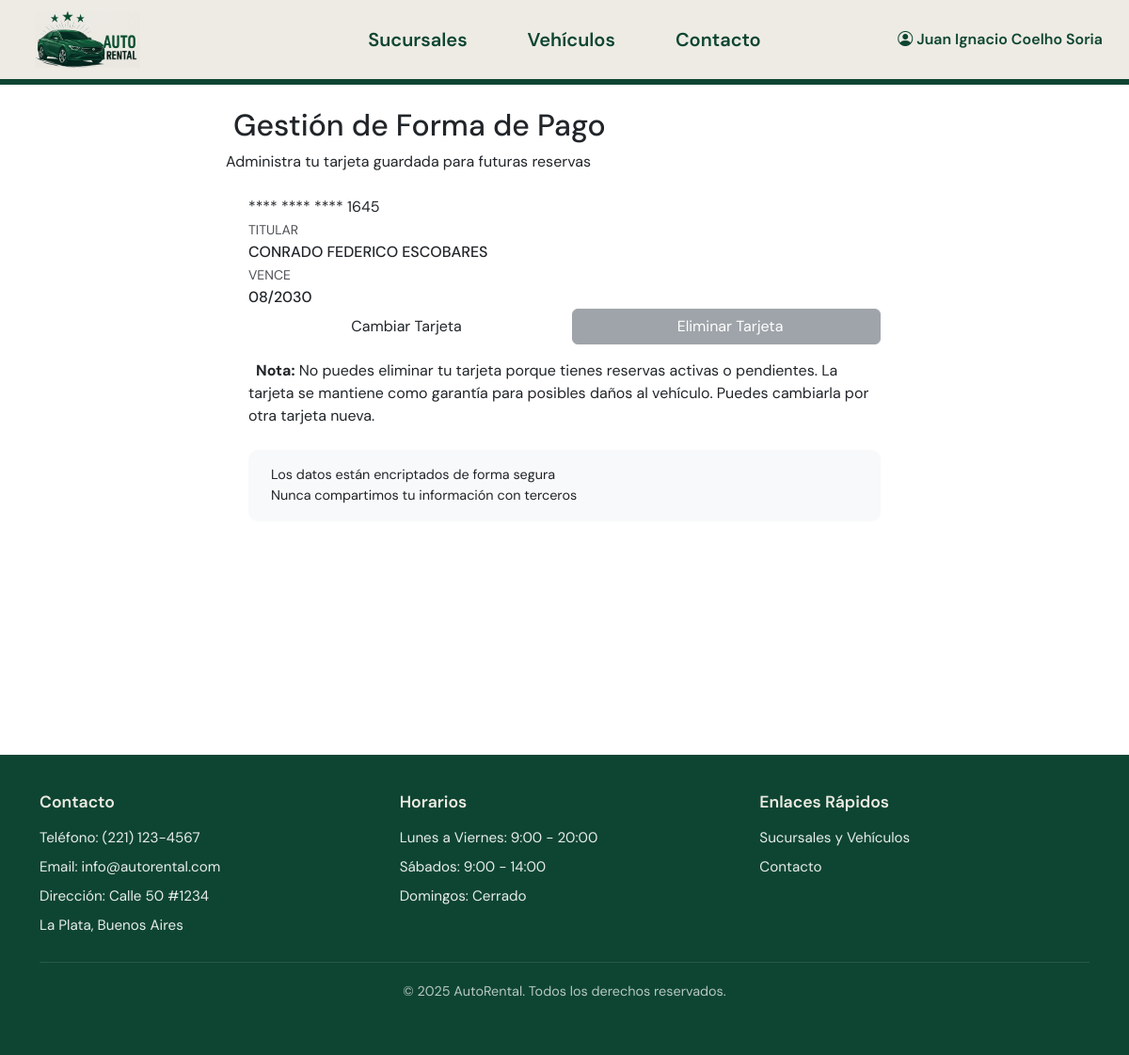
Screenshot of /usuarios/forma-pago/ (signed in) with the database file from the repository.
### usuarios/models.py (models this page shows, shortened)
class Usuario(AbstractUser):
    username = None  # Eliminamos username
    email = models.EmailField(_('email address'), unique=True)
    edad = models.PositiveIntegerField(null=True)
    DNI = models.CharField(max_length=10, unique=True, null=True)
    ROLES = (
        ('ADMIN', 'Administrador'),
        ('CLIENTE', 'Cliente'),
        ('EMPLEADO', 'Empleado')
    )
    rol = models.CharField(max_length=10, choices=ROLES, default='CLIENTE')
    is_staff = models.BooleanField(default=False)
    is_superuser = models.BooleanField(default=False)
    USERNAME_FIELD = 'email'
    REQUIRED_FIELDS = ['first_name', 'last_name']
    objects = UsuarioManager()
    @property
    def tiene_reservas_activas(self):
        return self.reservas.filter(estado__in=['CONFIRMADA', 'PENDIENTE']).exists()

class TarjetaGuardada(models.Model):
    usuario = models.OneToOneField(
        Usuario,
        on_delete=models.CASCADE,
        related_name='tarjeta_guardada'
    )
    nombre_titular = models.CharField(max_length=100)
    ultimos_4_digitos = models.CharField(max_length=4)
    mes_vencimiento = models.PositiveIntegerField()
    ano_vencimiento = models.PositiveIntegerField()
    fecha_creacion = models.DateTimeField(auto_now_add=True)
    fecha_actualizacion = models.DateTimeField(auto_now=True)
    numero_encriptado = models.TextField()
    @property
    def esta_vencida(self):
        from datetime import date
        hoy = date.today()
        fecha_vencimiento = date(self.ano_vencimiento, self.mes_vencimiento, 1)
        return fecha_vencimiento < hoy.replace(day=1)
    class Meta:
        verbose_name = "Tarjeta Guardada"
        verbose_name_plural = "Tarjetas Guardadas"

### usuarios/views.py (the view, shortened to what this page needs)
# urls.py: path('forma-pago/', views.gestionar_forma_pago, name='gestionar_forma_pago'),
@login_required
def gestionar_forma_pago(request):
    tarjeta = None
    try:
        tarjeta = request.user.tarjeta_guardada
    except TarjetaGuardada.DoesNotExist:
        pass
    context = {
        'tarjeta': tarjeta,
        'tiene_reservas_activas': request.user.tiene_reservas_activas
    }
    return render(request, 'usuarios/gestionar_forma_pago.html', context)

### usuarios/templates/usuarios/gestionar_forma_pago.html (shortened to what this page needs)
{% extends 'home/base.html' %}
{% load static %}
{% block content %}
<div class="payment-container">
    <div class="container">
        <div class="row justify-content-center">
            <div class="col-lg-8">
                <div class="payment-card">
                    <div class="payment-header">
                        <h2>Gestión de Forma de Pago</h2>
                        <p class="mb-0">Administra tu tarjeta guardada para futuras reservas</p>
                    </div>
                    <div class="p-4">
                        {% if tarjeta %}
                            <div class="credit-card">
                                <div class="card-number">
                                    **** **** **** {{ tarjeta.ultimos_4_digitos }}
                                </div>
                                <div class="card-info">
                                    <div>
                                        <small style="opacity: 0.8;">TITULAR</small>
                                        <div style="font-weight: 500;">{{ tarjeta.nombre_titular|upper }}</div>
                                    </div>
                                    <div>
                                        <small style="opacity: 0.8;">VENCE</small>
                                        <div style="font-weight: 500;">{{ tarjeta.mes_vencimiento|stringformat:"02d" }}/{{ tarjeta.ano_vencimiento }}</div>
                                    </div>
                                </div>
                            </div>
                            <div class="row g-3">
                                <div class="col-md-6">
                                    <a href="{% url 'agregar_tarjeta' %}" class="btn btn-primary-custom w-100">
                                        Cambiar Tarjeta
                                    </a>
                                </div>
                                <div class="col-md-6">
                                    {% if tiene_reservas_activas %}
                                        <button class="btn btn-secondary w-100" disabled title="No puedes eliminar tu tarjeta con reservas activas">
                                            Eliminar Tarjeta
                                        </button>
                                    {% endif %}
                                </div>
                            </div>
                            {% if tiene_reservas_activas %}
                                <div class="warning-box mt-3">
                                    <strong>Nota:</strong> No puedes eliminar tu tarjeta porque tienes reservas activas o pendientes.
                                    La tarjeta se mantiene como garantía para posibles daños al vehículo.
                                    Puedes cambiarla por otra tarjeta nueva.
                                </div>
                            {% endif %}
                            <div class="mt-4 p-3" style="background: #f8f9fa; border-radius: 10px;">
                                <ul class="list-unstyled mb-0" style="font-size: 0.9rem;">
                                    <li>Los datos están encriptados de forma segura</li>
                                    <li>Nunca compartimos tu información con terceros</li>
                                </ul>
                            </div>
                        {% else %}
                            <div class="no-card-container">
                                <i class="fas fa-credit-card fa-4x mb-3" style="color: #dee2e6;"></i>
                                <h4>No tienes ninguna tarjeta guardada</h4>
                            </div>
                        {% endif %}
                    </div>
                </div>
            </div>
        </div>
    </div>
</div>
{% endblock %}

### home/templates/home/base.html (shortened to what this page needs)
<!DOCTYPE html>
<html lang="es">
<head>
    <link href="https://cdn.jsdelivr.net/npm/bootstrap@5.3.3/dist/css/bootstrap.min.css" rel="stylesheet">
    <link rel="stylesheet" href="https://cdn.jsdelivr.net/npm/bootstrap-icons@1.11.3/font/bootstrap-icons.min.css">
    {% load static %}
    <link rel="stylesheet" href="{% static 'home/styles.css' %}">
</head>
<body>
<nav class="navbar navbar-expand-lg navbar-custom">
    <div class="container-fluid position-relative">
        {% load static %}
        <a class="navbar-brand" href="{% if user.is_authenticated and user.is_superuser %}{% url 'admin_menu' %}{% else %}{% url 'home:home' %}{% endif %}">
            <img src="{% static 'home/img/AutoRental_Logo.png' %}" alt="Autorental" height="60">
        </a>
        <div class="collapse navbar-collapse" id="navbarNav">
            <ul class="navbar-nav navbar-center">
                <li class="nav-item">
                    <a class="nav-link" href="{% url 'sucursales:lista_sucursales' %}">Sucursales</a>
                </li>
                <li class="nav-item">
                    <a class="nav-link" href="{% url 'sucursales:lista_vehiculos' %}">Vehículos</a>
                </li>
                <li class="nav-item">
                    <a class="nav-link" href="{% url 'home:contacto' %}">Contacto</a>
                </li>
            </ul>
            <ul class="navbar-nav navbar-right">
                {% if user.is_authenticated %}
                    {% if user.is_superuser %}
                        <li class="nav-item">
                            <a class="nav-link" href="{% url 'admin_menu' %}">Panel Admin</a>
                        </li>
                        <li class="nav-item">
                            <a class="nav-link" href="{% url 'logout' %}">Cerrar sesión</a>
                        </li>
                    {% else %}
                        <li class="nav-item dropdown">
                            <a class="nav-link dropdown-toggle" href="#" id="userDropdown" role="button" data-bs-toggle="dropdown" aria-expanded="false">
                                <i class="bi bi-person-circle"></i> {{ user.get_full_name|default:user.email }}
                            </a>
                        </li>
                    {% endif %}
                {% endif %}
            </ul>
        </div>
    </div>
</nav>
<div class="container mt-4 {% if request.path == '/' %}home-content{% endif %}">
    {% block content %}{% endblock %}
</div>
<footer class="footer">
    <div class="container">
        <div class="footer-content">
            <div class="footer-section">
                <h5>Contacto</h5>
                <p>Teléfono: (221) 123-4567</p>
                <p>Email: info@autorental.com</p>
                <p>Dirección: Calle 50 #1234</p>
                <p>La Plata, Buenos Aires</p>
            </div>
            <div class="footer-section">
                <h5>Horarios</h5>
                <p>Lunes a Viernes: 9:00 - 20:00</p>
                <p>Sábados: 9:00 - 14:00</p>
                <p>Domingos: Cerrado</p>
            </div>
            <div class="footer-section">
                <h5>Enlaces Rápidos</h5>
                <a href="{% url 'sucursales:lista_sucursales' %}">Sucursales y Vehículos</a>
                <a href="{% url 'home:contacto' %}">Contacto</a>
            </div>
        </div>
        <div class="footer-bottom">
            <p>&copy; {% now "Y" %} AutoRental. Todos los derechos reservados.</p>
        </div>
    </div>
</footer>
</body>
</html>

### static/home/styles.css (style rules this page uses)
body { font-family: 'DM Sans', sans-serif; margin: 0; padding: 0; min-height: 100vh; display: flex; flex-direction: column; }
.container.mt-4 { flex: 1; position: relative !important; z-index: 1 !important; margin-top: 0 !important; padding-top: 24px !important; min-height: calc(100vh - 88px) !important; }
.navbar-custom { background-color: #edebe3; padding: 7px 0; border-bottom: 6px solid #0e4532; position: relative; z-index: 1030; }
.navbar-center { position: absolute !important; left: 50% !important; transform: translateX(-50%) !important; display: flex !important; gap: 1rem !important; }
.navbar-center .nav-link { font-family: 'DM Sans', sans-serif !important; font-size: 1.25rem !important; font-weight: 600 !important; padding: 8px 24px !important; color: #0e4532 !important; border-radius: 6px !important; transition: all 0.3s ease !important; }
.navbar-right { margin-left: auto !important; }
.navbar-right .nav-link { font-family: 'DM Sans', sans-serif !important; font-size: 1rem !important; font-weight: 600 !important; padding: 8px 16px !important; color: #0e4532 !important; border-radius: 6px !important; transition: all 0.3s ease !important; }
.navbar-nav .nav-link { position: relative !important; }
.navbar-nav .nav-link::after { content: ''; position: absolute; width: 0; height: 2px; bottom: 0; left: 50%; background-color: #0e4532; transition: all 0.3s ease; transform: translateX(-50%); opacity: 0; }
.navbar-brand { margin-left: 25px !important; }
.footer { background-color: #0e4532; color: #ffffff; padding: 40px 0; margin-top: auto; font-family: 'DM Sans', sans-serif !important; }
.footer-content { display: flex; justify-content: space-between; align-items: flex-start; flex-wrap: wrap; gap: 2rem; }
.footer-section { flex: 1; min-width: 250px; }
.footer-section h5 { color: #edebe3; font-weight: 600; margin-bottom: 1rem; font-size: 1.1rem; }
.footer-section p, .footer-section a { color: rgba(255, 255, 255, 0.9); text-decoration: none; margin-bottom: 0.5rem; font-size: 0.95rem; display: block; }
.footer-bottom { text-align: center; padding-top: 20px; margin-top: 20px; border-top: 1px solid rgba(255, 255, 255, 0.1); color: rgba(255, 255, 255, 0.7); font-size: 0.9rem; }

### rows the page displays
Usuario: get_full_name "Juan Ignacio Coelho Soria"
TarjetaGuardada: ultimos_4_digitos "1645", nombre_titular "CONRADO FEDERICO ESCOBARES", mes_vencimiento "08", ano_vencimiento "2030"
